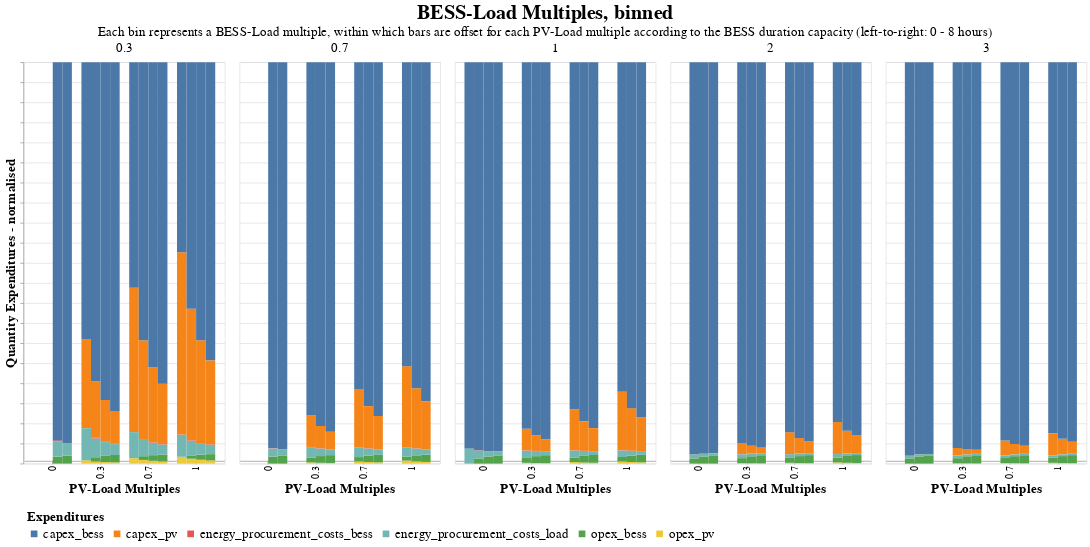

Notebook code for this chart:
### Code cell
# Select only the columns of interest
columns_of_interest = ['PV_Load_M', 'BESS_Load_M', 'T_BESS', 'capex_pv', 'capex_bess', 'opex_pv', 'opex_bess', 'energy_procurement_costs_load', 'energy_procurement_costs_bess']
subset_data = results_env[columns_of_interest]

# Melt the DataFrame to long format
melted_data = subset_data.melt(id_vars=['PV_Load_M', 'BESS_Load_M', 'T_BESS'], var_name='source', value_name='value')

# Plot stacked bar chart
quant= alt.Chart(
    melted_data,
    title= alt.TitleParams(
        text= 'BESS-Load Multiples, binned',
        subtitle= 'Each bin represents a BESS-Load multiple, within which bars are offset for each PV-Load multiple according to the BESS duration capacity (left-to-right: 0 - 8 hours)',
        anchor= 'middle',
        fontSize= 30,
        subtitleFontSize= 20
    )
).mark_bar().encode(
    x=alt.X('PV_Load_M:O', title='PV-Load Multiples', axis=alt.Axis(offset= -5)),
    #x2=alt.X2('PV_Load_M:O', title='PV-Load Multiple'),# axis=alt.Axis(offset=-5)),
    #x=alt.X('T_BESS:N', title= 'BESS Duration', axis= alt.Axis(offset= -5)),
    xOffset= 'T_BESS:N',
    y=alt.Y('sum(value):Q', title='Quantity Expenditures - normalised', axis= alt.Axis(labels= False)).stack('normalize'),
    color=alt.Color('source:N', legend= alt.Legend(title= 'Expenditures')),
    column= alt.Column('BESS_Load_M:N', title= '', header= alt.Header(labelFontSize= 20)),
    tooltip=['PV_Load_M', 'BESS_Load_M', 'T_BESS', 'source', 'value'],
    #size= alt.Size('T_BESS:Q').scale(domain= (-0.1, 2)),
    
).properties(
    width=300,
    height=600
).configure_axis(
    labelFontSize= 15,
    titleFontSize= 20,
).configure_legend(
    labelFontSize= 20,
    titleFontSize= 20,
    labelLimit= 400,
    orient= 'bottom',
    padding= 5
)
# num= alt.Chart(melted_data).mark_bar().encode(
#     x=alt.X('PV_Load_M:O', title='PV-Load Multiple', axis=alt.Axis(offset=-5)),
#     y=alt.Y('sum(value):Q', title='Quantity'),
#     color='source:N',
#     column= alt.Column('BESS_Load_M:N', title= 'BESS-Load Multiple, binned'),
#     tooltip=['PV_Load_M', 'BESS_Load_M', 'source', 'value'],
#     size= alt.Size('T_BESS:N').scale(domain= (-0.1, 2))
# ).properties(
#     width=300,
#     height=600
# )

quant

### Figure 1 — Vega-Lite specification as saved in the notebook (floating-point values rounded to 4 significant figures; data arrays with more than 128 entries replaced by an {"elided": "..."} marker saying what was removed)
{"config": {"view": {"continuousWidth": 300, "continuousHeight": 300}, "axis": {"labelFontSize": 15, "titleFontSize": 20}, "legend": {"labelFontSize": 20, "labelLimit": 400, "orient": "bottom", "padding": 5, "titleFontSize": 20}}, "data": {"name": "data-99cac26bdffca0cfa68d13dd928c1c82"}, "mark": {"type": "bar"}, "encoding": {"color": {"field": "source", "legend": {"title": "Expenditures"}, "type": "nominal"}, "column": {"field": "BESS_Load_M", "header": {"labelFontSize": 20}, "title": "", "type": "nominal"}, "tooltip": [{"field": "PV_Load_M", "type": "quantitative"}, {"field": "BESS_Load_M", "type": "quantitative"}, {"field": "T_BESS", "type": "quantitative"}, {"field": "source", "type": "nominal"}, {"field": "value", "type": "quantitative"}], "x": {"axis": {"offset": -5}, "field": "PV_Load_M", "title": "PV-Load Multiples", "type": "ordinal"}, "xOffset": {"field": "T_BESS", "type": "nominal"}, "y": {"aggregate": "sum", "axis": {"labels": false}, "field": "value", "stack": "normalize", "title": "Quantity Expenditures - normalised", "type": "quantitative"}}, "height": 600, "title": {"text": "BESS-Load Multiples, binned", "anchor": "middle", "fontSize": 30, "subtitle": "Each bin represents a BESS-Load multiple, within which bars are offset for each PV-Load multiple according to the BESS duration capacity (left-to-right: 0 - 8 hours)", "subtitleFontSize": 20}, "width": 300, "$schema": "https://vega.github.io/schema/vega-lite/v5.8.0.json", "datasets": {"data-99cac26bdffca0cfa68d13dd928c1c82": {"elided": "372 records"}}}
